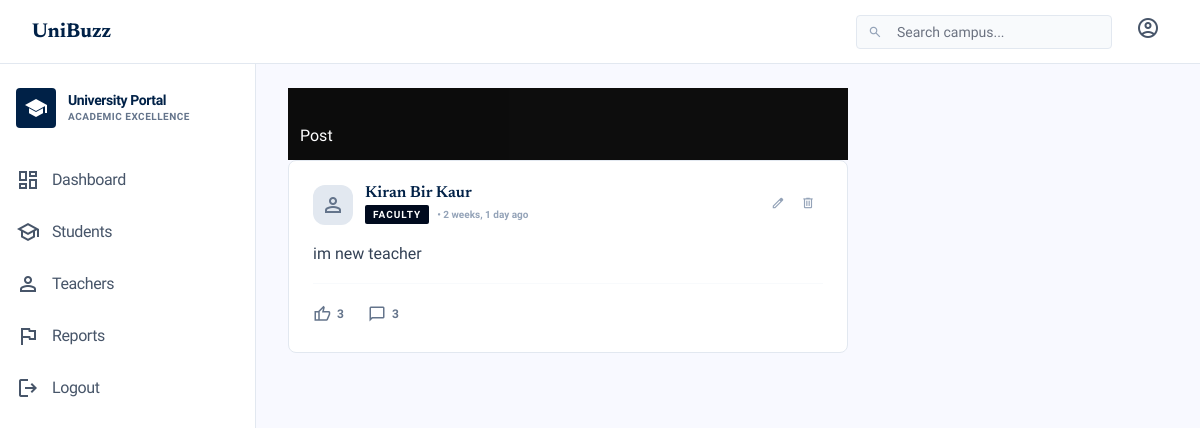
Screenshot of /admin-panel/post/15/ (signed in) with the database file from the repository.
### posts/models.py (models this page shows)
class Post(models.Model):
    id = models.AutoField(primary_key=True)
    content = models.TextField()
    image = models.ImageField(upload_to='posts/', blank=True, null=True)
    author_role = models.CharField(max_length=10, choices=ROLE_CHOICES)
    author_id = models.PositiveIntegerField()
    created_at = models.DateTimeField(auto_now_add=True)
    is_pinned = models.BooleanField(default=False)
    pin_expires_at = models.DateTimeField(blank=True, null=True)
    def is_pin_active(self):
        if self.is_pinned and self.pin_expires_at:
            return timezone.now() < self.pin_expires_at
        return False

### teachers/models.py (models this page shows, shortened)
class TeacherUser(models.Model):
    id = models.AutoField(primary_key=True)
    employee_id = models.CharField(unique=True, max_length=20)
    name = models.CharField(max_length=100)
    email = models.EmailField(unique=True)
    password = models.CharField(max_length=255)
    profile_pic = models.ImageField(upload_to='teachers/profile_pics/', blank=True, null=True)
    department = models.CharField(max_length=100)
    is_blocked = models.BooleanField(default=False)
    created_at = models.DateTimeField(auto_now_add=True)

### admin_panel/views.py (the view)
# urls.py: path('post/<int:post_id>/', views.post_detail_view, name='admin_post_detail'),
@admin_required
def post_detail_view(request, post_id):
    admin_id = request.session['admin_id']
    post = get_object_or_404(Post, id=post_id)
    posts_qs = Post.objects.filter(id=post_id)
    annotated_posts = get_annotated_posts(posts_qs, 'admin', admin_id)
    if not annotated_posts:
        return redirect('admin_dashboard')
    return render(request, 'admin_panel/post_detail.html', {'post': annotated_posts[0]})

### templates/admin_panel/post_detail.html (shortened to what this page needs)
{% extends 'base.html' %}
{% block content %}
<div class="p-3 border-bottom border-secondary border-opacity-50 sticky-top bg-black d-flex align-items-center" style="z-index: 1020; opacity: 0.95;">
    <h4 class="text-white mb-0 fw-bold">Post</h4>
</div>
<div class="border-bottom border-secondary border-opacity-50">
    {% include 'includes/post_card.html' with post=post detail=True %}
</div>
{% endblock %}

### templates/includes/post_card.html (shortened to what this page needs)
{% load static %}
<article
    class="bg-white border border-slate-200 rounded-xl overflow-hidden transition-all hover:shadow-[0px_4px_12px_rgba(0,33,71,0.08)] mb-6"
    id="post-{{ post.id }}">
    <div class="p-4 md:p-6">
        <div class="flex justify-between items-start mb-4">
            <div class="flex gap-3">
                <div class="w-10 h-10 rounded-full bg-slate-100 overflow-hidden flex-shrink-0">
                    {% if post.author_pic_url %}
                    <img src="{{ post.author_pic_url }}" class="w-full h-full object-cover"
                        alt="{{ post.author_name }}">
                    {% else %}
                    <div class="w-full h-full flex items-center justify-center bg-slate-200 text-slate-500">
                        <span class="material-symbols-outlined">person</span>
                    </div>
                    {% endif %}
                </div>
                <div>
                    <h3 class="font-serif text-primary-container font-semibold leading-none mb-1">{{ post.author_name }}
                    </h3>
                    <div class="flex items-center gap-2">
                        {% if post.author_role == 'admin' %}
                        <span
                            class="px-2 py-0.5 bg-error text-white text-[10px] font-bold rounded uppercase tracking-widest">Admin</span>
                        {% elif post.author_role == 'teacher' %}
                        <span
                            class="px-2 py-0.5 bg-primary text-white text-[10px] font-bold rounded uppercase tracking-widest">Faculty</span>
                        {% else %}
                        <span
                            class="px-2 py-0.5 bg-secondary-container text-on-secondary-container text-[10px] font-bold rounded uppercase tracking-widest">Student</span>
                        {% endif %}
                        <span class="text-[10px] text-slate-400 font-semibold">• {{ post.created_at|timesince }}
                            ago</span>
                    </div>
                </div>
            </div>
            <div class="flex gap-2">
                <div class="flex">
                    {% if request.session.role == 'admin' %}
                    <a href="{% url 'admin_post_edit' post.id %}"
                        class="p-2 text-slate-400 hover:text-primary transition-colors"><span
                            class="material-symbols-outlined text-sm">edit</span></a>
                    <a href="{% url 'admin_post_delete' post.id %}"
                        class="p-2 text-slate-400 hover:text-error transition-colors"><span
                            class="material-symbols-outlined text-sm">delete</span></a>
                    {% endif %}
                </div>
            </div>
        </div>
        {% if request.session.role == 'student' %}
        <a href="{% url 'student_post_detail' post.id %}" class="block group">
            {% elif request.session.role == 'teacher' %}
            <a href="{% url 'teacher_post_detail' post.id %}" class="block group">
                {% elif request.session.role == 'admin' %}
                <a href="{% url 'admin_post_detail' post.id %}" class="block group">
                    {% endif %}
                    <p class="text-slate-700 leading-relaxed mb-4 whitespace-pre-wrap">{{ post.content }}</p>
                </a>
                <div class="flex items-center justify-between pt-4 border-t border-slate-50">
                    <div class="flex gap-4 md:gap-6">
                        <div class="relative" id="reaction-wrapper-{{ post.id }}">
                            <button
                                class="flex items-center gap-1.5 text-slate-500 hover:text-primary-container transition-colors {% if post.is_liked %}text-primary{% endif %}"
                                id="like-btn-{{ post.id }}"
                                data-url="{% if request.session.role == 'student' %}{% url 'student_like' post.id %}{% elif request.session.role == 'teacher' %}{% url 'teacher_like' post.id %}{% else %}{% url 'admin_like' post.id %}{% endif %}"
                                onclick="toggleReactionPicker({{ post.id }})">
                                <span class="material-symbols-outlined text-lg" id="reaction-icon-{{ post.id }}" {% if post.is_liked %}style="font-variation-settings: 'FILL' 1" {% endif %}>thumb_up</span>
                                <span class="text-xs font-bold font-sans" id="like-count-{{ post.id }}">{{ post.like_count }}</span>
                            </button>
                        </div>
                        <button
                            class="flex items-center gap-1.5 text-slate-500 hover:text-primary-container transition-colors"
                            onclick="document.getElementById('comments-{{ post.id }}').classList.toggle('hidden')">
                            <span class="material-symbols-outlined text-lg">chat_bubble</span>
                            <span class="text-xs font-bold font-sans">{{ post.comment_count }}</span>
                        </button>
                    </div>
                </div>
    </div>
</article>

### templates/base.html (style rules this page uses)
.material-symbols-outlined { font-variation-settings: 'FILL' 0, 'wght' 400, 'GRAD' 0, 'opsz' 24; }
body { background-color: #f8f9ff; }

### rows the page displays
Post: author_name "Kiran Bir Kaur", created_at "2 weeks, 1 day", content "im new teacher", like_count "3", comment_count "3"
